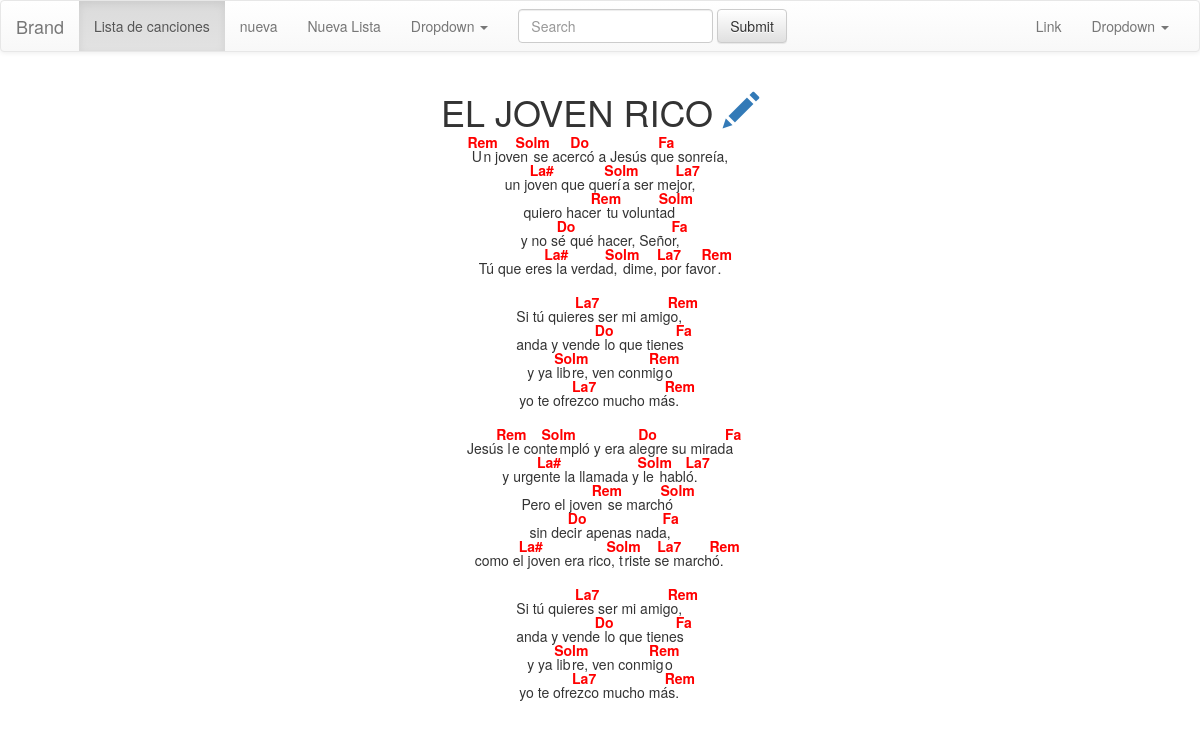
Screenshot of /song/1/ with the database file from the repository.
### songs/models.py (models this page shows, shortened)
class Song(models.Model):
    name = models.CharField('Nombre', max_length=200)
    lyrics = models.TextField('Contenido')
    lyrics_edit_view = models.TextField('Edicion')
    lyrics_formated = models.TextField('Contenido HTML')

### songs/views.py (the view)
# urls.py: url(r'^song/(?P<pk>[-\w]+)/$', SongDetailView.as_view(), name='song-detail'),
class SongDetailView(DetailView):
    model = Song
    template_name = 'song_detail.html'

### songs/templates/song_detail.html (shortened to what this page needs)
{% extends "base.html" %}
{% load staticfiles %}
{% block content %}
<div class="text-center">
  <h1 >
  	{{ object.name }}
  	<a href="/song/edit/{{object.id}}/" class="hidden-xs">
  		<i class="glyphicon glyphicon-pencil"></i>
  	</a>
  </h1>
  {{ object.lyrics_formated|safe }}
</div>
{% endblock %}
{% block css %}
  <link rel='stylesheet' href='{% static "main.css"%}?v=1'/>
{% endblock %}

### songs/static/main.css (style rules this page uses)
.tone { position: relative; top: -1em; margin: -attr(height); line-height: 2em; color:red; }

### rows the page displays
Song: name "EL JOVEN RICO", lyrics_formated "U Rem n joven Solm se acer Do có a Jesús qu Fa e sonreía, un jov La# en que querí Solm a ser mejo La7 r, quiero hacer Rem tu voluntad Solm y no sé Do qué hacer, Señor, Fa Tú que eres La# la verdad, Solm dime, p La7 or favor Rem . Si tú quiere La7 s ser mi amigo, Rem anda y vende Do lo que tienes Fa y ya lib Solm re, ven conmig Rem o yo te ofrez La7 co mucho más. Rem Jesús l Rem e conte Solm mpló y era ale Do gre su mirada Fa y urgen La# te la llamada y le Solm habló. La7 Pero el joven Rem se marchó Solm sin deci Do r apenas nada, Fa como el j La# oven era rico, t Solm riste se La7 marchó. Rem Si tú quiere La7 s ser mi amigo, Rem anda y vende Do lo que tienes Fa y ya lib Solm re, ven conmig…"
